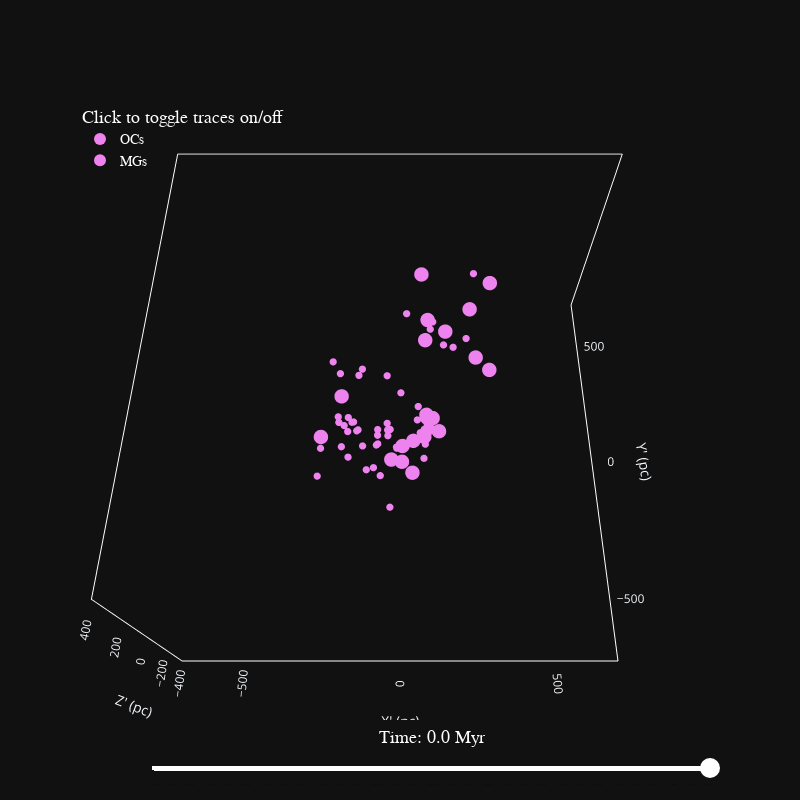

Here is the notebook cell this chart was saved with:
### Code cell
save_name = 'alphaPer_3d_plot.html'
plot_3d = StarClusters3DPlotter()
ap_oc_data = StarClusterData(ap_open_clusters, data_name = 'OCs', min_size = 0, max_size = 10, color = 'violet', opacity = 1)
ap_mg_data = StarClusterData(ap_moving_groups, data_name = 'MGs', min_size = 0, max_size = 5, color = 'violet', opacity = 1.)
sc_m6 = StarClusterCollection([ap_oc_data, ap_mg_data])
sc_m6.integrate_all_orbits(time=np.arange(0., -61., -1.), reference_frame_center=ap_reference_frame)
fig3d_m6 = plot_3d.generate_3d_plot(collection = sc_m6, show = True, save_name =save_name, figure_layout=layout, static_traces = None, static_traces_times = None, reference_frame_center = ap_reference_frame)

### Figure 1 — Plotly figure (JSON) as saved in the notebook; plotly's stock layout.template omitted (floating-point values rounded to 4 significant figures)
{"data": [{"hovertext": ["Chamaleon_I", "Gaia_8", "HSC_1553", "HSC_2505", "HSC_2636", "HSC_2733", "HSC_2907", "HSC_2919", "IC_2602", "IC_4665", "Melotte_20", "OCSN_100", "OCSN_96", "Platais_8", "Stephenson_1", "Teutsch_179", "Theia_23", "Theia_38", "UBC_26", "UPK_113", "UPK_640"], "marker": {"color": "violet", "line": {"color": "black", "width": 0}, "opacity": 1, "size": [10, 10, 10, 10, 10, 10, 10, 10, 10, 10, 10, 10, 10, 10, 10, 10, 10, 10, 10, 10, 10]}, "mode": "markers", "name": "OCs", "type": "scatter3d", "x": [38.07, 80.72, -248.8, 6.857, 39.98, 74.19, 100.2, 85.05, 5.258, 237.4, -190.1, 80.93, 83.04, -27.66, 88.95, 144.7, 289.5, 235.9, 301.6, 78.47, 120.7], "y": [-192.9, 218.1, -90.03, -123.7, -126.6, -107.0, -52.4, -46.88, -172.8, 135.1, 62.05, -43.8, -53.59, -162.7, 283.0, 234.5, 140.4, 380.1, 443.3, 630.2, -81.26], "z": [-53.34, 71.69, -10.04, -4.737, 38.28, 26.55, 45.99, 38.34, -14.83, 98.77, -21.41, 51.59, 51.04, -20.51, 91.8, 96.75, 14.85, 15.89, 77.87, -112.3, 12.79]}, {"hovertext": ["118TAU", "ADS_16795", "ASCC_100", "Alessi_13", "BPMG", "CAR", "COL", "CRA", "CWNU_1015", "CWNU_1129", "CWNU_1143", "EPSC", "ETAC", "HSC_1020", "HSC_1318", "HSC_1438", "HSC_1766", "HSC_1900", "HSC_1989", "HSC_2068", "HSC_2139", "HSC_2216", "HSC_2468", "HSC_2523", "HSC_2630", "HSC_2816", "HSC_2931", "HSC_2986", "HSC_381", "HSC_415", "HSC_474", "HSC_517", "HSC_958", "LCC", "Mamajek_1", "Mamajek_3", "OCSN_10", "OCSN_24", "OCSN_92", "OCSN_98", "OC_0666", "Platais_6", "ROPH", "THA", "THOR", "TWA", "Theia_232", "Theia_333", "Theia_53", "Theia_54", "Theia_65", "Theia_66", "Theia_67", "Theia_69", "Theia_72", "UCL", "UCRA", "UPK_116", "UPK_606", "USCO", "XFOR"], "marker": {"color": "violet", "line": {"color": "black", "width": 0}, "opacity": 1, "size": [5, 5, 5, 5, 5, 5, 5, 5, 5, 5, 5, 5, 5, 5, 5, 5, 5, 5, 5, 5, 5, 5, 5, 5, 5, 5, 5, 5, 5, 5, 5, 5, 5, 5, 5, 5, 5, 5, 5, 5, 5, 5, 5, 5, 5, 5, 5, 5, 5, 5, 5, 5, 5, 5, 5, 5, 5, 5, 5, 5, 5]}, "mode": "markers", "name": "MGs", "type": "scatter3d", "x": [-147.6, -124.2, 106.6, -76.86, -41.18, -38.58, -71.18, 87.17, -188.5, -197.5, 53.37, 4.623, -11.63, -201.1, -166.8, -170.4, -118.9, -71.52, -106.7, -81.73, -60.81, -31.75, 2.03, 6.742, 73.39, 80.84, 78.97, 95.75, 168.5, 138.9, 93.67, 2.554, -133.4, 9.023, -10.42, -137.9, 212.6, -42.23, 74.29, 92.35, 100.2, -248.8, 79.51, -39.88, -133.7, -30.88, -228.0, 253.5, 58.95, -198.0, -152.4, -180.3, 100.2, -162.1, -255.4, 62.22, 96.82, 22.4, 76.88, 75.92, -72.38], "y": [-36.4, 158.9, 285.5, -81.03, -38.3, -82.1, -57.5, -31.81, -93.63, -20.11, -54.24, -116.4, -113.0, 174.6, -7.59, -36.23, -103.7, -73.12, -176.2, -197.9, -218.5, -293.4, -127.6, -117.0, -167.1, -80.49, -44.06, -31.71, 176.0, 191.5, 195.9, 71.15, 119.3, -125.8, -116.0, -59.42, 218.4, 125.0, -87.75, -48.0, -85.79, -124.6, -46.83, -51.7, -57.3, -79.3, 224.1, 513.5, 35.51, -11.87, -38.32, -29.51, -30.76, -153.3, -215.1, -92.5, -32.8, 387.8, -137.6, -48.6, -77.9], "z": [-11.99, -11.7, 76.99, -88.26, -17.79, -17.59, -23.49, -44.52, -74.42, -47.17, 36.62, -27.69, -36.9, -66.55, -36.82, -80.3, -47.08, -32.53, -69.43, -3.467, -16.64, -90.11, 18.29, -19.96, -2.221, 24.01, 42.72, -47.13, 94.28, 83.98, 166.5, -14.69, 15.05, 3.711, -38.28, -28.95, 80.57, 3.042, 38.41, 58.7, 23.51, -20.2, 35.51, -38.19, -25.99, 20.61, -71.4, 39.26, -41.91, -23.8, -10.53, -50.94, 14.86, -23.76, -28.77, 24.41, -41.29, -21.05, 36.89, 46.81, -86.29]}], "layout": {"dragmode": "turntable", "height": 800, "legend": {"bgcolor": "rgba(0,0,0,0)", "font": {"color": "white", "family": "Arial", "size": 14}, "itemsizing": "constant", "title": {"font": {"color": "white", "size": 18}, "side": "top", "text": "Click to toggle traces on/off"}, "x": 0, "y": 1}, "scene": {"aspectmode": "manual", "aspectratio": {"x": 1, "y": 1, "z": 0.5714}, "camera": {"center": {"x": 0, "y": 0, "z": 0}, "eye": {"x": 0, "y": -0.8, "z": 1.5}, "projection": {"type": "perspective"}, "up": {"x": 0, "y": 1, "z": 0}}, "xaxis": {"linecolor": "white", "linewidth": 2, "mirror": true, "nticks": 5, "range": [-700, 700], "showgrid": false, "showline": true, "showspikes": false, "title": {"text": "X' (pc)"}, "zeroline": false}, "yaxis": {"linecolor": "white", "linewidth": 2, "mirror": true, "nticks": 5, "range": [-700, 700], "showgrid": false, "showline": true, "showspikes": false, "title": {"text": "Y' (pc)"}, "zeroline": false}, "zaxis": {"linecolor": "white", "linewidth": 2, "mirror": true, "nticks": 5, "range": [-400, 400], "showgrid": false, "showline": true, "showspikes": false, "title": {"text": "Z' (pc)"}, "zeroline": false}}, "sliders": [{"active": 60, "bgcolor": "white", "bordercolor": "red", "borderwidth": 0, "currentvalue": {"font": {"color": "white", "family": "arial", "size": 18}, "offset": 20, "visible": true, "xanchor": "center"}, "font": {"color": "black", "size": 1}, "len": 0.9, "pad": {"b": 0, "l": 0, "r": 0, "t": 0}, "steps": [{"args": [["-60.0"], {"frame": {"duration": 5, "easing": "linear", "redraw": true}, "transition": {"duration": 0, "easing": "linear"}}], "label": "Time: -60.0 Myr", "method": "animate"}, {"args": [["-59.0"], {"frame": {"duration": 5, "easing": "linear", "redraw": true}, "transition": {"duration": 0, "easing": "linear"}}], "label": "Time: -59.0 Myr", "method": "animate"}, {"args": [["-58.0"], {"frame": {"duration": 5, "easing": "linear", "redraw": true}, "transition": {"duration": 0, "easing": "linear"}}], "label": "Time: -58.0 Myr", "method": "animate"}, {"args": [["-57.0"], {"frame": {"duration": 5, "easing": "linear", "redraw": true}, "transition": {"duration": 0, "easing": "linear"}}], "label": "Time: -57.0 Myr", "method": "animate"}, {"args": [["-56.0"], {"frame": {"duration": 5, "easing": "linear", "redraw": true}, "transition": {"duration": 0, "easing": "linear"}}], "label": "Time: -56.0 Myr", "method": "animate"}, {"args": [["-55.0"], {"frame": {"duration": 5, "easing": "linear", "redraw": true}, "transition": {"duration": 0, "easing": "linear"}}], "label": "Time: -55.0 Myr", "method": "animate"}, {"args": [["-54.0"], {"frame": {"duration": 5, "easing": "linear", "redraw": true}, "transition": {"duration": 0, "easing": "linear"}}], "label": "Time: -54.0 Myr", "method": "animate"}, {"args": [["-53.0"], {"frame": {"duration": 5, "easing": "linear", "redraw": true}, "transition": {"duration": 0, "easing": "linear"}}], "label": "Time: -53.0 Myr", "method": "animate"}, {"args": [["-52.0"], {"frame": {"duration": 5, "easing": "linear", "redraw": true}, "transition": {"duration": 0, "easing": "linear"}}], "label": "Time: -52.0 Myr", "method": "animate"}, {"args": [["-51.0"], {"frame": {"duration": 5, "easing": "linear", "redraw": true}, "transition": {"duration": 0, "easing": "linear"}}], "label": "Time: -51.0 Myr", "method": "animate"}, {"args": [["-50.0"], {"frame": {"duration": 5, "easing": "linear", "redraw": true}, "transition": {"duration": 0, "easing": "linear"}}], "label": "Time: -50.0 Myr", "method": "animate"}, {"args": [["-49.0"], {"frame": {"duration": 5, "easing": "linear", "redraw": true}, "transition": {"duration": 0, "easing": "linear"}}], "label": "Time: -49.0 Myr", "method": "animate"}, {"args": [["-48.0"], {"frame": {"duration": 5, "easing": "linear", "redraw": true}, "transition": {"duration": 0, "easing": "linear"}}], "label": "Time: -48.0 Myr", "method": "animate"}, {"args": [["-47.0"], {"frame": {"duration": 5, "easing": "linear", "redraw": true}, "transition": {"duration": 0, "easing": "linear"}}], "label": "Time: -47.0 Myr", "method": "animate"}, {"args": [["-46.0"], {"frame": {"duration": 5, "easing": "linear", "redraw": true}, "transition": {"duration": 0, "easing": "linear"}}], "label": "Time: -46.0 Myr", "method": "animate"}, {"args": [["-45.0"], {"frame": {"duration": 5, "easing": "linear", "redraw": true}, "transition": {"duration": 0, "easing": "linear"}}], "label": "Time: -45.0 Myr", "method": "animate"}, {"args": [["-44.0"], {"frame": {"duration": 5, "easing": "linear", "redraw": true}, "transition": {"duration": 0, "easing": "linear"}}], "label": "Time: -44.0 Myr", "method": "animate"}, {"args": [["-43.0"], {"frame": {"duration": 5, "easing": "linear", "redraw": true}, "transition": {"duration": 0, "easing": "linear"}}], "label": "Time: -43.0 Myr", "method": "animate"}, {"args": [["-42.0"], {"frame": {"duration": 5, "easing": "linear", "redraw": true}, "transition": {"duration": 0, "easing": "linear"}}], "label": "Time: -42.0 Myr", "method": "animate"}, {"args": [["-41.0"], {"frame": {"duration": 5, "easing": "linear", "redraw": true}, "transition": {"duration": 0, "easing": "linear"}}], "label": "Time: -41.0 Myr", "method": "animate"}, {"args": [["-40.0"], {"frame": {"duration": 5, "easing": "linear", "redraw": true}, "transition": {"duration": 0, "easing": "linear"}}], "label": "Time: -40.0 Myr", "method": "animate"}, {"args": [["-39.0"], {"frame": {"duration": 5, "easing": "linear", "redraw": true}, "transition": {"duration": 0, "easing": "linear"}}], "label": "Time: -39.0 Myr", "method": "animate"}, {"args": [["-38.0"], {"frame": {"duration": 5, "easing": "linear", "redraw": true}, "transition": {"duration": 0, "easing": "linear"}}], "label": "Time: -38.0 Myr", "method": "animate"}, {"args": [["-37.0"], {"frame": {"duration": 5, "easing": "linear", "redraw": true}, "transition": {"duration": 0, "easing": "linear"}}], "label": "Time: -37.0 Myr", "method": "animate"}, {"args": [["-36.0"], {"frame": {"duration": 5, "easing": "linear", "redraw": true}, "transition": {"duration": 0, "easing": "linear"}}], "label": "Time: -36.0 Myr", "method": "animate"}, {"args": [["-35.0"], {"frame": {"duration": 5, "easing": "linear", "redraw": true}, "transition": {"duration": 0, "easing": "linear"}}], "label": "Time: -35.0 Myr", "method": "animate"}, {"args": [["-34.0"], {"frame": {"duration": 5, "easing": "linear", "redraw": true}, "transition": {"duration": 0, "easing": "linear"}}], "label": "Time: -34.0 Myr", "method": "animate"}, {"args": [["-33.0"], {"frame": {"duration": 5, "easing": "linear", "redraw": true}, "transition": {"duration": 0, "easing": "linear"}}], "label": "Time: -33.0 Myr", "method": "animate"}, {"args": [["-32.0"], {"frame": {"duration": 5, "easing": "linear", "redraw": true}, "transition": {"duration": 0, "easing": "linear"}}], "label": "Time: -32.0 Myr", "method": "animate"}, {"args": [["-31.0"], {"frame": {"duration": 5, "easing": "linear", "redraw": true}, "transition": {"duration": 0, "easing": "linear"}}], "label": "Time: -31.0 Myr", "method": "animate"}, {"args": [["-30.0"], {"frame": {"duration": 5, "easing": "linear", "redraw": true}, "transition": {"duration": 0, "easing": "linear"}}], "label": "Time: -30.0 Myr", "method": "animate"}, {"args": [["-29.0"], {"frame": {"duration": 5, "easing": "linear", "redraw": true}, "transition": {"duration": 0, "easing": "linear"}}], "label": "Time: -29.0 Myr", "method": "animate"}, {"args": [["-28.0"], {"frame": {"duration": 5, "easing": "linear", "redraw": true}, "transition": {"duration": 0, "easing": "linear"}}], "label": "Time: -28.0 Myr", "method": "animate"}, {"args": [["-27.0"], {"frame": {"duration": 5, "easing": "linear", "redraw": true}, "transition": {"duration": 0, "easing": "linear"}}], "label": "Time: -27.0 Myr", "method": "animate"}, {"args": [["-26.0"], {"frame": {"duration": 5, "easing": "linear", "redraw": true}, "transition": {"duration": 0, "easing": "linear"}}], "label": "Time: -26.0 Myr", "method": "animate"}, {"args": [["-25.0"], {"frame": {"duration": 5, "easing": "linear", "redraw": true}, "transition": {"duration": 0, "easing": "linear"}}], "label": "Time: -25.0 Myr", "method": "animate"}, {"args": [["-24.0"], {"frame": {"duration": 5, "easing": "linear", "redraw": true}, "transition": {"duration": 0, "easing": "linear"}}], "label": "Time: -24.0 Myr", "method": "animate"}, {"args": [["-23.0"], {"frame": {"duration": 5, "easing": "linear", "redraw": true}, "transition": {"duration": 0, "easing": "linear"}}], "label": "Time: -23.0 Myr", "method": "animate"}, {"args": [["-22.0"], {"frame": {"duration": 5, "easing": "linear", "redraw": true}, "transition": {"duration": 0, "easing": "linear"}}], "label": "Time: -22.0 Myr", "method": "animate"}, {"args": [["-21.0"], {"frame": {"duration": 5, "easing": "linear", "redraw": true}, "transition": {"duration": 0, "easing": "linear"}}], "label": "Time: -21.0 Myr", "method": "animate"}, {"args": [["-20.0"], {"frame": {"duration": 5, "easing": "linear", "redraw": true}, "transition": {"duration": 0, "easing": "linear"}}], "label": "Time: -20.0 Myr", "method": "animate"}, {"args": [["-19.0"], {"frame": {"duration": 5, "easing": "linear", "redraw": true}, "transition": {"duration": 0, "easing": "linear"}}], "label": "Time: -19.0 Myr", "method": "animate"}, {"args": [["-18.0"], {"frame": {"duration": 5, "easing": "linear", "redraw": true}, "transition": {"duration": 0, "easing": "linear"}}], "label": "Time: -18.0 Myr", "method": "animate"}, {"args": [["-17.0"], {"frame": {"duration": 5, "easing": "linear", "redraw": true}, "transition": {"duration": 0, "easing": "linear"}}], "label": "Time: -17.0 Myr", "method": "animate"}, {"args": [["-16.0"], {"frame": {"duration": 5, "easing": "linear", "redraw": true}, "transition": {"duration": 0, "easing": "linear"}}], "label": "Time: -16.0 Myr", "method": "animate"}, {"args": [["-15.0"], {"frame": {"duration": 5, "easing": "linear", "redraw": true}, "transition": {"duration": 0, "easing": "linear"}}], "label": "Time: -15.0 Myr", "method": "animate"}, {"args": [["-14.0"], {"frame": {"duration": 5, "easing": "linear", "redraw": true}, "transition": {"duration": 0, "easing": "linear"}}], "label": "Time: -14.0 Myr", "method": "animate"}, {"args": [["-13.0"], {"frame": {"duration": 5, "easing": "linear", "redraw": true}, "transition": {"duration": 0, "easing": "linear"}}], "label": "Time: -13.0 Myr", "method": "animate"}, {"args": [["-12.0"], {"frame": {"duration": 5, "easing": "linear", "redraw": true}, "transition": {"duration": 0, "easing": "linear"}}], "label": "Time: -12.0 Myr", "method": "animate"}, {"args": [["-11.0"], {"frame": {"duration": 5, "easing": "linear", "redraw": true}, "transition": {"duration": 0, "easing": "linear"}}], "label": "Time: -11.0 Myr", "method": "animate"}, {"args": [["-10.0"], {"frame": {"duration": 5, "easing": "linear", "redraw": true}, "transition": {"duration": 0, "easing": "linear"}}], "label": "Time: -10.0 Myr", "method": "animate"}, {"args": [["-9.0"], {"frame": {"duration": 5, "easing": "linear", "redraw": true}, "transition": {"duration": 0, "easing": "linear"}}], "label": "Time: -9.0 Myr", "method": "animate"}, {"args": [["-8.0"], {"frame": {"duration": 5, "easing": "linear", "redraw": true}, "transition": {"duration": 0, "easing": "linear"}}], "label": "Time: -8.0 Myr", "method": "animate"}, {"args": [["-7.0"], {"frame": {"duration": 5, "easing": "linear", "redraw": true}, "transition": {"duration": 0, "easing": "linear"}}], "label": "Time: -7.0 Myr", "method": "animate"}, {"args": [["-6.0"], {"frame": {"duration": 5, "easing": "linear", "redraw": true}, "transition": {"duration": 0, "easing": "linear"}}], "label": "Time: -6.0 Myr", "method": "animate"}, {"args": [["-5.0"], {"frame": {"duration": 5, "easing": "linear", "redraw": true}, "transition": {"duration": 0, "easing": "linear"}}], "label": "Time: -5.0 Myr", "method": "animate"}, {"args": [["-4.0"], {"frame": {"duration": 5, "easing": "linear", "redraw": true}, "transition": {"duration": 0, "easing": "linear"}}], "label": "Time: -4.0 Myr", "method": "animate"}, {"args": [["-3.0"], {"frame": {"duration": 5, "easing": "linear", "redraw": true}, "transition": {"duration": 0, "easing": "linear"}}], "label": "Time: -3.0 Myr", "method": "animate"}, {"args": [["-2.0"], {"frame": {"duration": 5, "easing": "linear", "redraw": true}, "transition": {"duration": 0, "easing": "linear"}}], "label": "Time: -2.0 Myr", "method": "animate"}, {"args": [["-1.0"], {"frame": {"duration": 5, "easing": "linear", "redraw": true}, "transition": {"duration": 0, "easing": "linear"}}], "label": "Time: -1.0 Myr", "method": "animate"}, {"args": [["0.0"], {"frame": {"duration": 5, "easing": "linear", "redraw": true}, "transition": {"duration": 0, "easing": "linear"}}], "label": "Time: 0.0 Myr", "method": "animate"}], "tickcolor": "white", "ticklen": 1, "transition": {"duration": 300, "easing": "bounce-in"}, "x": 0.1, "xanchor": "left", "y": 0, "yanchor": "top"}], "width": 800}}
